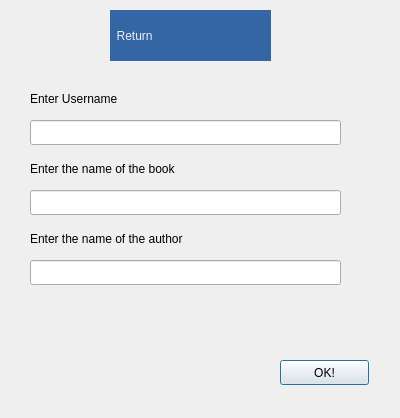
<?xml version="1.0" encoding="UTF-8"?>
<ui version="4.0">
 <class>Return</class>
 <widget class="QDialog" name="Return">
  <property name="geometry">
   <rect>
    <x>0</x>
    <y>0</y>
    <width>400</width>
    <height>418</height>
   </rect>
  </property>
  <property name="windowTitle">
   <string>Dialog</string>
  </property>
  <widget class="QLabel" name="label">
   <property name="geometry">
    <rect>
     <x>110</x>
     <y>10</y>
     <width>161</width>
     <height>51</height>
    </rect>
   </property>
   <property name="styleSheet">
    <string notr="true">color: rgb(238, 238, 236);
background-color: rgb(52, 101, 164);
font: 57 22pt &quot;Ubuntu&quot;;</string>
   </property>
   <property name="text">
    <string>  Return</string>
   </property>
  </widget>
  <widget class="QLabel" name="label_2">
   <property name="geometry">
    <rect>
     <x>30</x>
     <y>90</y>
     <width>121</width>
     <height>17</height>
    </rect>
   </property>
   <property name="text">
    <string>Enter Username</string>
   </property>
  </widget>
  <widget class="QLabel" name="label_3">
   <property name="geometry">
    <rect>
     <x>30</x>
     <y>160</y>
     <width>221</width>
     <height>17</height>
    </rect>
   </property>
   <property name="text">
    <string>Enter the name of the book</string>
   </property>
  </widget>
  <widget class="QLineEdit" name="lineEdit_username">
   <property name="geometry">
    <rect>
     <x>30</x>
     <y>120</y>
     <width>311</width>
     <height>25</height>
    </rect>
   </property>
  </widget>
  <widget class="QLineEdit" name="lineEdit_name">
   <property name="geometry">
    <rect>
     <x>30</x>
     <y>190</y>
     <width>311</width>
     <height>25</height>
    </rect>
   </property>
  </widget>
  <widget class="QPushButton" name="pushButton">
   <property name="geometry">
    <rect>
     <x>280</x>
     <y>360</y>
     <width>89</width>
     <height>25</height>
    </rect>
   </property>
   <property name="text">
    <string>OK!</string>
   </property>
  </widget>
  <widget class="QLabel" name="label_4">
   <property name="geometry">
    <rect>
     <x>30</x>
     <y>230</y>
     <width>281</width>
     <height>17</height>
    </rect>
   </property>
   <property name="text">
    <string>Enter the name of the author</string>
   </property>
  </widget>
  <widget class="QLineEdit" name="lineEdit_author">
   <property name="geometry">
    <rect>
     <x>30</x>
     <y>260</y>
     <width>311</width>
     <height>25</height>
    </rect>
   </property>
  </widget>
 </widget>
 <resources/>
 <connections/>
</ui>
